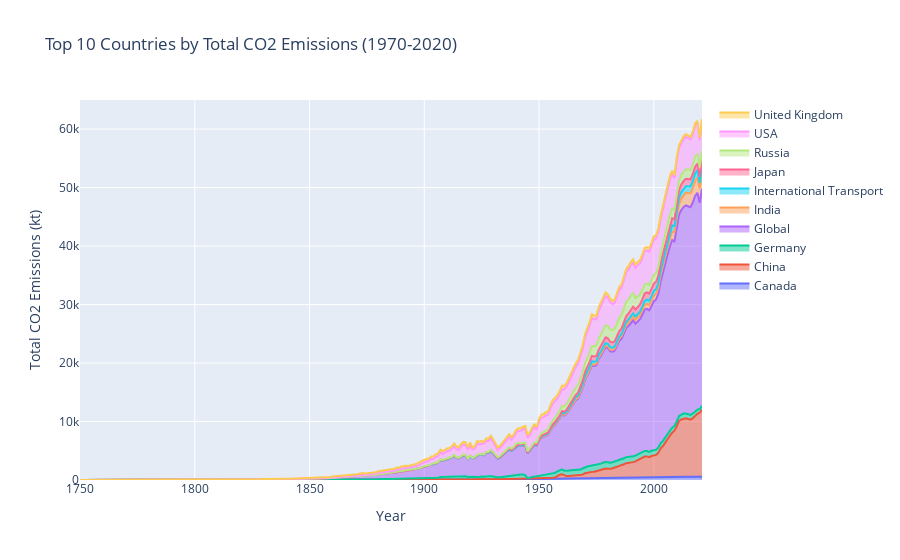
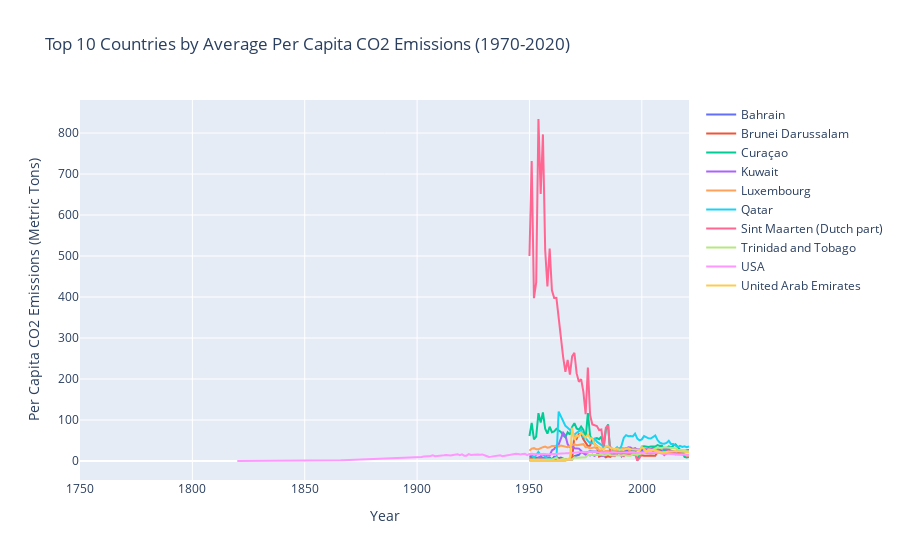

Write notebook code for charts like these, in order.
### Code cell
exec(all_code)

### Figure 1 — Plotly figure (JSON) as saved in the notebook; plotly's stock layout.template omitted (floating-point values rounded to 4 significant figures; data arrays with more than 128 entries replaced by an {"elided": "..."} marker saying what was removed)
{"data": [{"mode": "lines", "name": "Canada", "stackgroup": "one", "type": "scatter", "x": {"elided": "272 int values"}, "y": {"elided": "272 float values"}}, {"mode": "lines", "name": "China", "stackgroup": "one", "type": "scatter", "x": {"elided": "272 int values"}, "y": {"elided": "272 float values"}}, {"mode": "lines", "name": "Germany", "stackgroup": "one", "type": "scatter", "x": {"elided": "272 int values"}, "y": {"elided": "272 float values"}}, {"mode": "lines", "name": "Global", "stackgroup": "one", "type": "scatter", "x": {"elided": "272 int values"}, "y": {"elided": "272 float values"}}, {"mode": "lines", "name": "India", "stackgroup": "one", "type": "scatter", "x": {"elided": "272 int values"}, "y": {"elided": "272 float values"}}, {"mode": "lines", "name": "International Transport", "stackgroup": "one", "type": "scatter", "x": {"elided": "272 int values"}, "y": {"elided": "272 float values"}}, {"mode": "lines", "name": "Japan", "stackgroup": "one", "type": "scatter", "x": {"elided": "272 int values"}, "y": {"elided": "272 float values"}}, {"mode": "lines", "name": "Russia", "stackgroup": "one", "type": "scatter", "x": {"elided": "272 int values"}, "y": {"elided": "272 float values"}}, {"mode": "lines", "name": "USA", "stackgroup": "one", "type": "scatter", "x": {"elided": "272 int values"}, "y": {"elided": "272 float values"}}, {"mode": "lines", "name": "United Kingdom", "stackgroup": "one", "type": "scatter", "x": {"elided": "272 int values"}, "y": {"elided": "272 float values"}}], "layout": {"autosize": true, "title": {"text": "Top 10 Countries by Total CO2 Emissions (1970-2020)"}, "xaxis": {"autorange": true, "range": [1750, 2021], "title": {"text": "Year"}, "type": "linear"}, "yaxis": {"autorange": true, "range": [0, 64970.0], "title": {"text": "Total CO2 Emissions (kt)"}, "type": "linear"}}}

### Figure 2 — Plotly figure (JSON) as saved in the notebook; plotly's stock layout.template omitted (floating-point values rounded to 4 significant figures; data arrays with more than 128 entries replaced by an {"elided": "..."} marker saying what was removed)
{"data": [{"mode": "lines", "name": "Bahrain", "type": "scatter", "x": {"elided": "272 int values"}, "y": {"elided": "272 float values"}}, {"mode": "lines", "name": "Brunei Darussalam", "type": "scatter", "x": {"elided": "272 int values"}, "y": {"elided": "272 float values"}}, {"mode": "lines", "name": "Curaçao", "type": "scatter", "x": {"elided": "272 int values"}, "y": {"elided": "272 float values"}}, {"mode": "lines", "name": "Kuwait", "type": "scatter", "x": {"elided": "272 int values"}, "y": {"elided": "272 float values"}}, {"mode": "lines", "name": "Luxembourg", "type": "scatter", "x": {"elided": "272 int values"}, "y": {"elided": "272 float values"}}, {"mode": "lines", "name": "Qatar", "type": "scatter", "x": {"elided": "272 int values"}, "y": {"elided": "272 float values"}}, {"mode": "lines", "name": "Sint Maarten (Dutch part)", "type": "scatter", "x": {"elided": "272 int values"}, "y": {"elided": "272 float values"}}, {"mode": "lines", "name": "Trinidad and Tobago", "type": "scatter", "x": {"elided": "272 int values"}, "y": {"elided": "272 float values"}}, {"mode": "lines", "name": "USA", "type": "scatter", "x": {"elided": "272 int values"}, "y": {"elided": "272 float values"}}, {"mode": "lines", "name": "United Arab Emirates", "type": "scatter", "x": {"elided": "272 int values"}, "y": {"elided": "272 float values"}}], "layout": {"autosize": true, "title": {"text": "Top 10 Countries by Average Per Capita CO2 Emissions (1970-2020)"}, "xaxis": {"autorange": true, "range": [1750, 2021], "title": {"text": "Year"}, "type": "linear"}, "yaxis": {"autorange": true, "range": [-46.34, 880.5], "title": {"text": "Per Capita CO2 Emissions (Metric Tons)"}, "type": "linear"}}}
